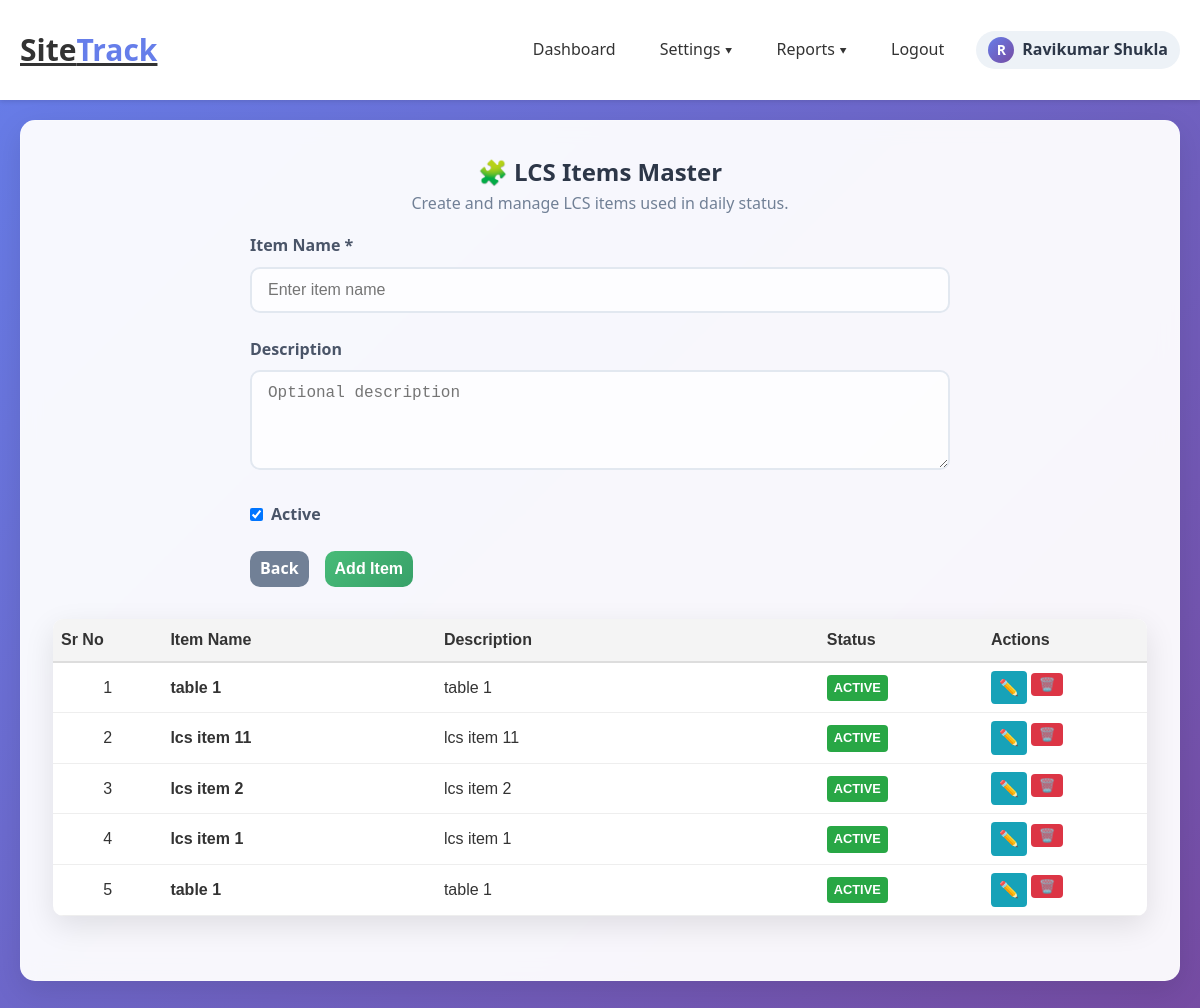
/add_lcs_item.php (signed in), run on the app's committed database.
### tables this page shows
CREATE TABLE `lcs_item` (
  `id` int(11) NOT NULL,
  `item_name` varchar(100) DEFAULT NULL,
  `description` text DEFAULT NULL,
  `is_active` tinyint(4) DEFAULT 1
);

### add_lcs_item.php (the view, shortened to what this page needs)
<?php
include 'db_config.php';
$items = [];
$res = $conn->query("SELECT id, item_name, description, is_active FROM lcs_item ORDER BY id DESC");
if ($res) {
    while ($row = $res->fetch_assoc()) {
        $items[] = $row;
    }
}
?>
<!DOCTYPE html>
<html lang="hi">
<head>
	<link rel="stylesheet" href="style.css">
</head>
<body>
	<?php include('header.php'); ?>
	<div class="container">
		<div class="card">
			<h2 style="text-align:center; color:#2d3748;">🧩 LCS Items Master</h2>
			<p style="text-align:center; color:#718096;">Create and manage LCS items used in daily status.</p>
			<form method="POST" class="parameter-form" style="max-width:700px; margin:1rem auto 2rem auto;">
				<div class="form-group">
					<label class="form-label">Item Name *</label>
					<input type="text" name="item_name" class="form-control" placeholder="Enter item name" required>
				</div>
				<div class="form-group">
					<label class="form-label">Description</label>
					<textarea name="description" class="form-control" rows="3" placeholder="Optional description"></textarea>
				</div>
				<div class="form-group" style="display:flex; align-items:center; gap:0.5rem;">
					<input type="checkbox" id="is_active" name="is_active" checked>
					<label for="is_active" class="form-label" style="margin:0;">Active</label>
				</div>
				<div class="btn-group">
					<a href="dashboard.php" class="btn btn-secondary">Back</a>
					<button type="submit" class="btn btn-success">Add Item</button>
				</div>
			</form>
			<div class="table-container" style="overflow-x:auto;">
			    <table style="width:100%; border-collapse: collapse; font-family: Arial, sans-serif;">
			        <thead style="background-color: #f4f4f4; text-align: left;">
			            <tr>
			                <th style="width:10%; padding: 8px; border-bottom: 2px solid #ddd;">Sr No</th>
			                <th style="width:25%; padding: 8px; border-bottom: 2px solid #ddd;">Item Name</th>
			                <th style="width:35%; padding: 8px; border-bottom: 2px solid #ddd;">Description</th>
			                <th style="width:15%; padding: 8px; border-bottom: 2px solid #ddd;">Status</th>
			                <th style="width:15%; padding: 8px; border-bottom: 2px solid #ddd;">Actions</th>
			            </tr>
			        </thead>
			        <tbody>
			            <?php if (empty($items)): ?>
			                <tr>
			                    <td colspan="5" style="text-align:center; color:#718096; padding: 12px;">No items found.</td>
			                </tr>
			            <?php else: $i=1; foreach ($items as $it): ?>
			                <tr>
			                    <td style="text-align:center; padding: 8px; border-bottom: 1px solid #eee;"><?php echo $i++; ?></td>
			                    <td style="padding: 8px; border-bottom: 1px solid #eee;">
			                        <strong><?php echo htmlspecialchars($it['item_name']); ?></strong>
			                    </td>
			                    <td style="padding: 8px; border-bottom: 1px solid #eee;">
			                        <?php echo htmlspecialchars($it['description'] ?? ''); ?>
			                    </td>
			                    <td style="padding: 8px; border-bottom: 1px solid #eee;">
			                        <?php if ((int)$it['is_active'] === 1): ?>
			                            <span class="badge badge-success" style="background-color:#28a745; color:#fff; padding:3px 7px; border-radius:4px;">Active</span>
			                        <?php else: ?>
			                            <span class="badge badge-secondary" style="background-color:#6c757d; color:#fff; padding:3px 7px; border-radius:4px;">Inactive</span>
			                        <?php endif; ?>
			                    </td>
			                    <td style="padding: 8px; border-bottom: 1px solid #eee;">
			                        <div style="display:flex; gap:4px;">
			                            <a href="edit_lcs_item.php?item_id=<?php echo (int)$it['id']; ?>"
			                               style="text-decoration:none; padding:4px 8px; background-color:#17a2b8; color:white; border-radius:4px;">✏️</a>
			                            <form method="POST" style="margin:0;"
			                                  onsubmit="return confirm('Are you sure you want to delete this item? This action cannot be undone.');">
			                                <button type="submit"
			                                        style="padding:4px 8px; background-color:#dc3545; color:white; border:none; border-radius:4px;">🗑️</button>
			                            </form>
			                        </div>
			                    </td>
			                </tr>
			            <?php endforeach; endif; ?>
			        </tbody>
			    </table>
			</div>
		</div>
	</div>
</body>
</html>

### style.css (style rules this page uses)
* { margin: 0; padding: 0; box-sizing: border-box; }
body { font-family: 'Segoe UI', Tahoma, Geneva, Verdana, sans-serif; line-height: 1.6; color: #333; background: linear-gradient(135deg, #667eea 0%, #764ba2 100%); min-height: 100vh; }
.container { max-width: 1600px; margin: 0 auto; padding: 20px; }
.card { background: rgba(255, 255, 255, 0.95); backdrop-filter: blur(10px); border-radius: 15px; padding: 2rem; margin-bottom: 2rem; box-shadow: 0 10px 30px rgba(0, 0, 0, 0.1); border: 1px solid rgba(255, 255, 255, 0.2); transition: transform 0.3s ease, box-shadow 0.3s ease; }
.form-group { margin-bottom: 1.5rem; }
.form-label { display: block; margin-bottom: 0.5rem; font-weight: 600; color: #4a5568; }
.form-control { width: 100%; padding: 12px 16px; border: 2px solid #e2e8f0; border-radius: 10px; font-size: 1rem; transition: all 0.3s ease; background: rgba(255, 255, 255, 0.8); }
textarea.form-control { min-height: 100px; resize: vertical; }
.btn { display: inline-block; padding: 5px 10px; border: none; border-radius: 10px; font-size: 1rem; font-weight: 600; text-decoration: none; text-align: center; cursor: pointer; transition: all 0.3s ease; position: relative; overflow: hidden; }
.btn-secondary { background: #718096; color: white; }
.btn-success { background: linear-gradient(135deg, #48bb78 0%, #38a169 100%); color: white; }
.btn-group { display: flex; gap: 1rem; flex-wrap: wrap; }
.table-container { background: white; border-radius: 10px; overflow: hidden; box-shadow: 0 10px 30px rgba(0, 0, 0, 0.1); margin: 2rem 0; }
.badge { display: inline-block; padding: 0.25rem 0.75rem; border-radius: 15px; font-size: 0.8rem; font-weight: 600; text-transform: uppercase; }
.badge-success { background: #c6f6d5; color: #276749; }

### data on the page
lcs_item: item_name "table 1", description "table 1", is_active "ACTIVE"
lcs_item: item_name "lcs item 11", description "lcs item 11", is_active "ACTIVE"
lcs_item: item_name "lcs item 2", description "lcs item 2", is_active "ACTIVE"
lcs_item: item_name "lcs item 1", description "lcs item 1", is_active "ACTIVE"
lcs_item: item_name "table 1", description "table 1", is_active "ACTIVE"

### other printed values
$initial "R"
$display_name "Ravikumar Shukla"
